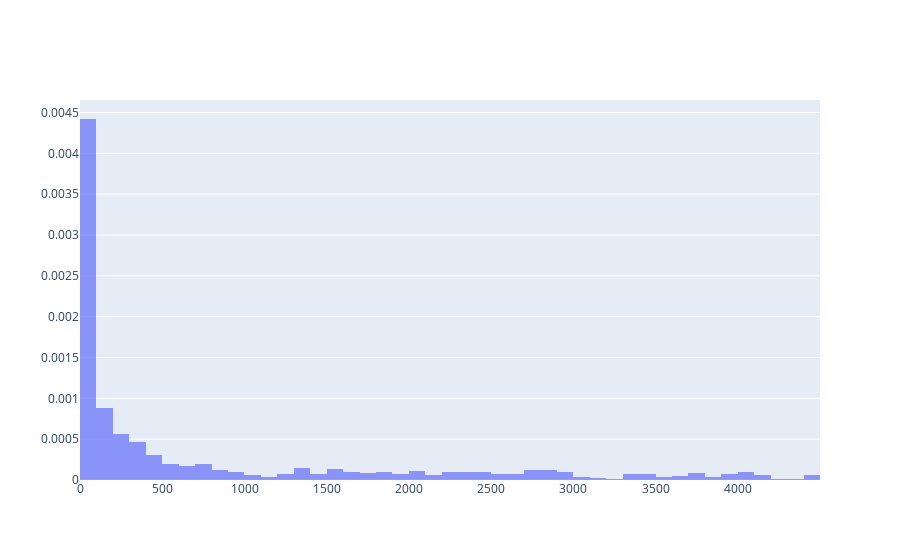

The notebook cell this image was saved under:
### Code cell
data = np.array(df["Length"])
# Plot histogram with best fit distribution
fig = go.Figure()

# Add histogram
fig.add_trace(go.Histogram(
    x=data, 
    name='Data', 
    opacity=0.7,
    histnorm='probability density',
    nbinsx=50
))
# fig.show()

### Figure 1 — Plotly figure (JSON) as saved in the notebook; plotly's stock layout.template omitted (floating-point values rounded to 4 significant figures; data arrays with more than 128 entries replaced by an {"elided": "..."} marker saying what was removed)
{"data": [{"histnorm": "probability density", "name": "Data", "nbinsx": 50, "opacity": 0.7, "type": "histogram", "x": {"elided": "1251 int values"}}], "layout": {}}
